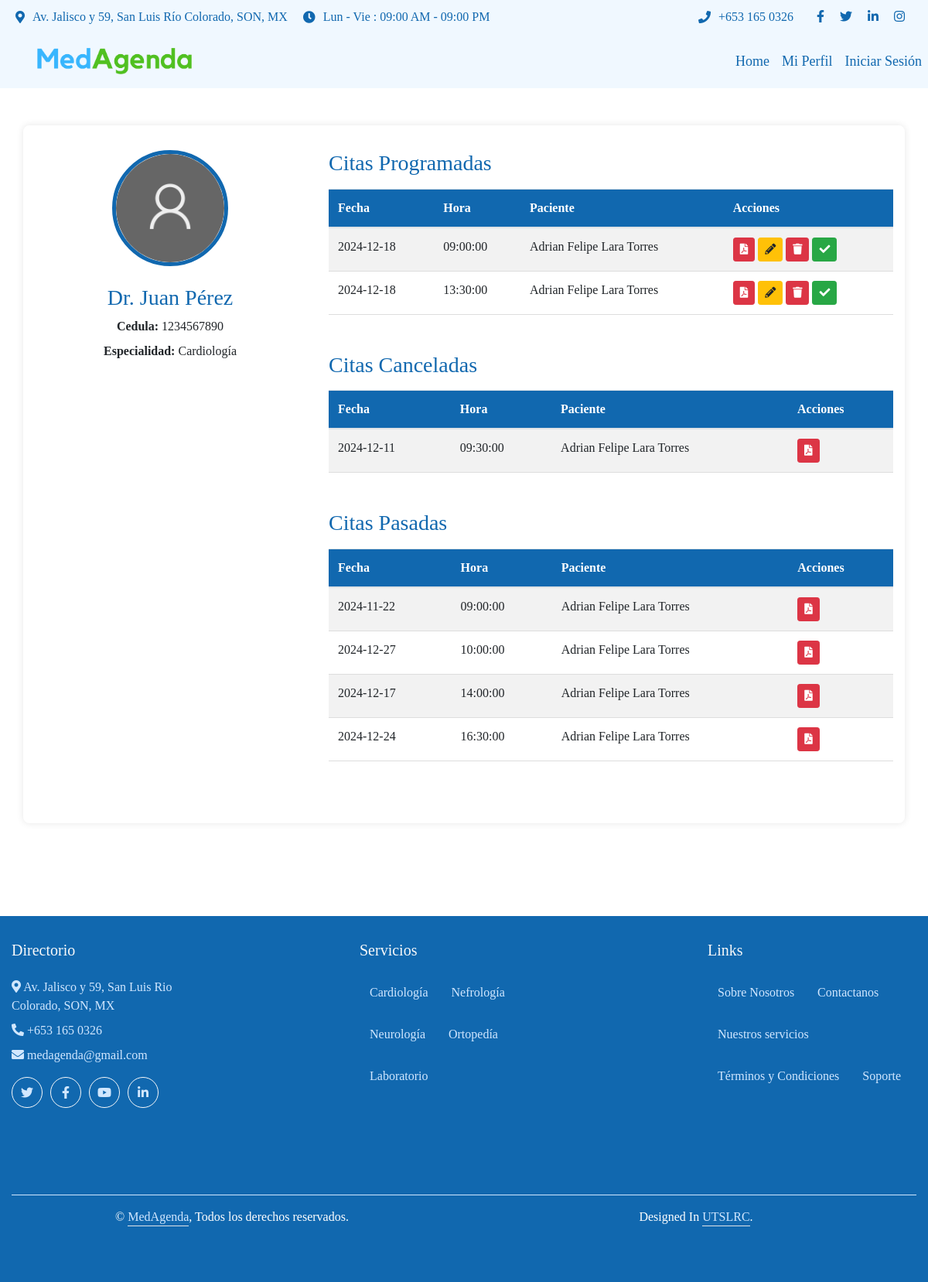
The app's page /perfil_medico.php (signed in) with its own data.
### tables this page shows
CREATE TABLE `medicos` (
  `idMedico` int(11) NOT NULL,
  `nombreMedico` varchar(70) NOT NULL,
  `cedula` varchar(30) NOT NULL,
  `especialidad` varchar(70) NOT NULL,
  `correo` varchar(70) NOT NULL,
  `contra` varchar(35) NOT NULL,
  `tipo_cuenta` enum('medico') NOT NULL DEFAULT 'medico'
);

CREATE TABLE `citas` (
  `idCita` int(11) NOT NULL,
  `fecha` date NOT NULL,
  `hora` time NOT NULL,
  `fechaCancelacion` datetime DEFAULT NULL,
  `estado` varchar(50) NOT NULL DEFAULT 'En Espera',
  `idPaciente` int(11) NOT NULL,
  `idMedico` int(11) NOT NULL
);

CREATE TABLE `pacientes` (
  `idPacientes` int(11) NOT NULL,
  `nombrePaciente` varchar(50) NOT NULL,
  `nacimiento` date NOT NULL,
  `sexo` enum('H','M') NOT NULL,
  `sangre` varchar(18) NOT NULL,
  `peso` int(5) NOT NULL,
  `estatura` int(5) NOT NULL,
  `dir` varchar(70) NOT NULL,
  `correo` varchar(70) NOT NULL,
  `contra` varchar(250) NOT NULL,
  `telefono` varchar(10) NOT NULL,
  `celular` varchar(10) NOT NULL,
  `enfermedades` varchar(90) NOT NULL,
  `alergias` varchar(90) NOT NULL,
  `detalles` varchar(150) NOT NULL,
  `inhabilitado` bit(1) NOT NULL,
  `tipo_cuenta` enum('paciente') NOT NULL DEFAULT 'paciente',
  `foto_perfil` varchar(255) DEFAULT NULL
);

### perfil_medico.php (the view, shortened to what this page needs)
<?php
include 'conexion.php';
$user_id = $_SESSION['user_id'];
$query = "SELECT * FROM medicos WHERE idMedico = ?";
$stmt = $conn->prepare($query);
$stmt->bind_param("i", $user_id);
$stmt->execute();
$result = $stmt->get_result();
$medicos = $result->fetch_assoc();
?>
<!DOCTYPE html>
<html lang="es">
<head>
    <link rel="stylesheet" href="style.css">
    <link rel="stylesheet" href="https://cdnjs.cloudflare.com/ajax/libs/font-awesome/5.15.4/css/all.min.css">
    <link rel="stylesheet" href="https://stackpath.bootstrapcdn.com/bootstrap/4.5.2/css/bootstrap.min.css">
</head>
<body>
<div class="topbar">
        <div class="left">
            <i class="fas fa-map-marker-alt"></i>
            <span>Av. Jalisco y 59, San Luis Río Colorado, SON, MX</span>
            <i class="fas fa-clock"></i>
            <span>Lun - Vie : 09:00 AM - 09:00 PM</span>
        </div>
        <div class="right">
            <i class="fas fa-phone"></i>
            <span>+653 165 0326</span>
            <a href="https://www.facebook.com/TI.UTSLRC"><i class="fab fa-facebook-f"></i></a>
            <a href="https://x.com/Tics_UTSLRC"><i class="fab fa-twitter"></i></a>
            <a href="https://mx.linkedin.com/company/universidad-tecnol%C3%B3gica-de-san-luis-r%C3%ADo-colorado"><i class="fab fa-linkedin-in"></i></a>
            <a href="https://www.instagram.com/ti_utslrc/"><i class="fab fa-instagram"></i></a>
        </div>
    </div>
    <nav class="navbar navbar-expand-lg navbar-light sticky-top p-0 wow fadeIn">
        <a href="index.php" class="navbar-brand d-flex align-items-center px-4 px-lg-5">
            <img src="img/logo.png" class="logo">
        </a>
        <div class="collapse navbar-collapse" id="navbarCollapse">
            <div class="navbar-nav ms-auto p-4 p-lg-0">
                <a href="index.php" class="nav-item nav-link active">Home</a>
                <a href="perfil.php" id="profileLink" class="nav-item nav-link">Mi Perfil</a>
                <a href="#" id="authButton" class="nav-item nav-link">Iniciar Sesión</a>
            </div>
        </div>
    </nav>
    <div class="container mt-5">
        <div class="row">
            <div class="col-lg-4 text-center">
                <div class="profile-img">
                    <img src="<?php echo $paciente['foto_perfil'] ?? 'img/default-profile.png'; ?>" alt="Foto de Perfil" class="rounded-circle img-fluid" id="profile-img">
                </div>
                <div class="personal-info mt-4">
                    <h3><?php echo $medicos['nombreMedico']; ?></h3>
                    <p><strong>Cedula:</strong> <?php echo $medicos['cedula']; ?></p>
                    <p><strong>Especialidad:</strong> <?php echo $medicos['especialidad']; ?></p>
                </div>
            </div>
            <div class="col-lg-8">
                <div class="appointments mb-5">
                    <h3>Citas Programadas</h3>
                    <table class="table table-striped">
                        <thead>
                            <tr>
                                <th>Fecha</th>
                                <th>Hora</th>
                                <th>Paciente</th>
                                <th>Acciones</th>
                            </tr>
                        </thead>
                        <tbody>
                            <?php
                            $query = "SELECT citas.idCita, citas.fecha, citas.hora, pacientes.nombrePaciente, medicos.nombreMedico, medicos.especialidad, citas.estado FROM citas JOIN medicos ON citas.idMedico = medicos.idMedico JOIN pacientes ON citas.idPaciente = pacientes.idPacientes WHERE citas.idMedico = ? AND citas.estado = 'En Espera'";
                            $stmt = $conn->prepare($query);
                            $stmt->bind_param("i", $user_id);
                            $stmt->execute();
                            $result = $stmt->get_result();
                            while ($cita = $result->fetch_assoc()) {
                                echo "<tr>";
                                echo "<td>" . $cita['fecha'] . "</td>";
                                echo "<td>" . $cita['hora'] . "</td>";
                                echo "<td>" . $cita['nombrePaciente'] . "</td>";
                                echo "<td>";
                                echo "<a href='citaspdf.php?id=" . $cita['idCita'] . "' class='btn btn-sm btn-danger'><i class='fas fa-file-pdf'></i></a> ";
                                echo "<a href='editar_cita.php?id=" . $cita['idCita'] . "' class='btn btn-sm btn-warning'><i class='fas fa-pencil-alt'></i></a> ";
                                echo "<a href='#' onclick='confirmCancel(" . $cita['idCita'] . ")' class='btn btn-sm btn-danger'><i class='fas fa-trash'></i></a>   ";
                                echo "<a href='completar_cita.php?id=" . $cita['idCita'] . "' class='btn btn-sm btn-success'><i class='fas fa-check'></i></a>";
                                echo "</td>";
                                echo "</tr>";
                            }
                            ?>
                        </tbody>
                    </table>
                </div>
                <div class="appointments mb-5">
                    <h3>Citas Canceladas</h3>
                    <table class="table table-striped">
                        <thead>
                            <tr>
                                <th>Fecha</th>
                                <th>Hora</th>
                                <th>Paciente</th>
                                <th>Acciones</th>
                            </tr>
                        </thead>
                        <tbody>
                            <?php
                            $query = "SELECT citas.idCita, citas.fecha, citas.hora, pacientes.nombrePaciente, medicos.nombreMedico, medicos.especialidad, citas.estado FROM citas JOIN medicos ON citas.idMedico = medicos.idMedico JOIN pacientes ON citas.idPaciente = pacientes.idPacientes WHERE citas.idMedico = ? AND citas.estado = 'Cancelada'";
                            $stmt = $conn->prepare($query);
                            $stmt->bind_param("i", $user_id);
                            $stmt->execute();
                            $result = $stmt->get_result();
                            while ($cita = $result->fetch_assoc()) {
                                echo "<tr>";
                                echo "<td>" . $cita['fecha'] . "</td>";
                                echo "<td>" . $cita['hora'] . "</td>";
                                echo "<td>" . $cita['nombrePaciente'] . "</td>";
                                echo "<td>";
                                echo "<a href='citaspdf.php?id=" . $cita['idCita'] . "' class='btn btn-sm btn-danger'><i class='fas fa-file-pdf'></i></a> ";
                                echo "</td>";
                                echo "</tr>";
                            }
                            ?>
                        </tbody>
                    </table>
                </div>
                <div class="appointments mb-5">
                    <h3>Citas Pasadas</h3>
                    <table class="table table-striped">
                        <thead>
                            <tr>
                                <th>Fecha</th>
                                <th>Hora</th>
                                <th>Paciente</th>
                                <th>Acciones</th>
                            </tr>
                        </thead>
                        <tbody>
                            <?php
                            $query = "SELECT citas.idCita, citas.fecha, citas.hora, pacientes.nombrePaciente, medicos.nombreMedico, medicos.especialidad, citas.estado FROM citas JOIN medicos ON citas.idMedico = medicos.idMedico JOIN pacientes ON citas.idPaciente = pacientes.idPacientes WHERE citas.idMedico = ? AND citas.estado = 'Completada'";
                            $stmt = $conn->prepare($query);
                            $stmt->bind_param("i", $user_id);
                            $stmt->execute();
                            $result = $stmt->get_result();
                            while ($cita = $result->fetch_assoc()) {
                                echo "<tr>";
                                echo "<td>" . $cita['fecha'] . "</td>";
                                echo "<td>" . $cita['hora'] . "</td>";
                                echo "<td>" . $cita['nombrePaciente'] . "</td>";
                                echo "<td>";
                                echo "<a href='citaspdf.php?id=" . $cita['idCita'] . "' class='btn btn-sm btn-danger'><i class='fas fa-file-pdf'></i></a> ";
                                echo "</td>";
                                echo "</tr>";
                            }
                            ?>
                        </tbody>
                    </table>
                </div>
            </div>
        </div>
    </div></div>
</body>
<br><br><br><br><br>
<footer>
<div class="container-fluid text-light footer">
        <div class="footer">
            <div class="row g-5">
                <div class="col-lg-3 col-md-6">
                    <h5 class="text-light mb-4">Directorio</h5>
                    <p class="mb-2"><i class="fa fa-map-marker-alt me-3"></i>       Av. Jalisco y 59, San Luis Rio Colorado, SON, MX</p>
                    <p class="mb-2"><i class="fa fa-phone-alt me-3"></i>        +653 165 0326</p>
                    <p class="mb-2"><i class="fa fa-envelope me-3"></i>     medagenda@gmail.com</p>
                    <div class="d-flex pt-2">
                        <a class="btn btn-outline-light btn-social rounded-circle" href="https://www.facebook.com/TI.UTSLRC"><i class="fab fa-twitter"></i></a>
                        <a class="btn btn-outline-light btn-social rounded-circle" href="https://x.com/Tics_UTSLRC"><i class="fab fa-facebook-f"></i></a>
                        <a class="btn btn-outline-light btn-social rounded-circle" href="https://mx.linkedin.com/company/universidad-tecnol%C3%B3gica-de-san-luis-r%C3%ADo-colorado"><i class="fab fa-youtube"></i></a>
                        <a class="btn btn-outline-light btn-social rounded-circle" href="https://www.instagram.com/ti_utslrc/"><i class="fab fa-linkedin-in"></i></a>
                    </div>
                </div>
                <div class="col-lg-3 col-md-6">
                    <h5 class="text-light mb-4">Servicios</h5>
                    <a class="btn btn-link" href="">Cardiología</a>
                    <a class="btn btn-link" href="">Nefrología</a>
                    <a class="btn btn-link" href="">Neurología</a>
                    <a class="btn btn-link" href="">Ortopedía</a>
                    <a class="btn btn-link" href="">Laboratorio</a>
                </div>
                <div class="col-lg-3 col-md-6">
                    <h5 class="text-light mb-4">Links</h5>
                    <a class="btn btn-link" href="">Sobre Nosotros</a>
                    <a class="btn btn-link" href="">Contactanos</a>
                    <a class="btn btn-link" href="">Nuestros servicios</a>
                    <a class="btn btn-link" href="">Términos y Condiciones</a>
                    <a class="btn btn-link" href="">Soporte</a>
                </div>
            </div>
        </div>
        <div class="footer">
            <div class="copyright">
                <div class="row">
                    <div class="col-md-6 text-center text-md-start mb-3 mb-md-0">
                        &copy; <a class="border-bottom" href="#">MedAgenda</a>, Todos los derechos reservados.
                    </div>
                    <div class="col-md-6 text-center text-md-end">
                        Designed In <a class="border-bottom" href="https://www.utslrc.edu.mx/">UTSLRC</a>.
                    </div>
                </div>
            </div>
        </div>
    </div>
</footer>
</html>

### style.css (style rules this page uses)
* { margin: 0; font-family: Lexend; }
.topbar { background-color: aliceblue; color: #1168AF; padding: 10px 20px; display: flex; justify-content: space-between; align-items: center; }
.topbar .left, .topbar .right { display: flex; align-items: center; }
.topbar .left i, .topbar .right i { margin-right: 10px; }
.topbar .left span { margin-right: 20px; }
.topbar .right a { color: #1168AF; text-decoration: none; margin-left: 10px; }
.topbar .right span { margin-right: 20px; }
.logo { height: auto; width: 200px; }
.navbar { background-color: aliceblue; }
.navbar .navbar-brand { height: 70px; }
.navbar .navbar-nav { margin-left: auto; }
.navbar .navbar-nav .nav-link { color: #1168AF !important; font-weight: 500; font-size: 18px; }
.footer { background-color: #1168AF ; color: #ffffff; padding-top: 1rem; padding-bottom: 1.5rem; }
.footer h5 { color: #ffffff; margin-bottom: 1.5rem; }
.footer p, .footer a { color: #d1e7ff; margin-bottom: 1rem; }
.footer .btn-social { display: inline-flex; align-items: center; justify-content: center; width: 40px; height: 40px; border-radius: 50%; margin-right: 10px; transition: all 0.3s ease-in-out; }
.footer .copyright { border-top: 1px solid #d1e7ff; padding-top: 1rem; margin-top: 2rem; }
.footer .border-bottom { border-bottom: 1px solid #d1e7ff; padding-bottom: 0.2rem; transition: all 0.3s ease-in-out; }
.footer .row.g-5 { display: flex; flex-wrap: wrap; justify-content: space-between; }
.footer .col-lg-3, .footer .col-md-6 { flex: 1; min-width: 200px; margin-bottom: 1.5rem; }
body { margin: 0; background-color: #f8f9fa; }
.container { background-color: #ffffff; padding: 2rem; border-radius: 0.5rem; box-shadow: 0 0 10px rgba(0, 0, 0, 0.1); }
.profile-img img { width: 150px; height: 150px; object-fit: cover; border: 5px solid #1168AF; }
.personal-info h3 { color: #1168AF; }
.personal-info p { margin: 0.5rem 0; }
.appointments h3 { color: #1168AF; margin-bottom: 1rem; }
.appointments table { width: 100%; border-collapse: collapse; }
.appointments th, .appointments td { padding: 0.75rem; text-align: left; border-bottom: 1px solid #dddddd; }
.appointments th { background-color: #1168AF; color: #ffffff; }

### records on screen
medicos: nombreMedico "Dr. Juan Pérez", cedula "1234567890", especialidad "Cardiología"
citas: fecha "2024-12-18", hora "09:00:00", idPaciente.nombrePaciente "Adrian Felipe Lara Torres"
citas: fecha "2024-12-18", hora "13:30:00", idPaciente.nombrePaciente "Adrian Felipe Lara Torres"
citas: fecha "2024-12-11", hora "09:30:00", idPaciente.nombrePaciente "Adrian Felipe Lara Torres"
citas: fecha "2024-11-22", hora "09:00:00", idPaciente.nombrePaciente "Adrian Felipe Lara Torres"
citas: fecha "2024-12-27", hora "10:00:00", idPaciente.nombrePaciente "Adrian Felipe Lara Torres"
citas: fecha "2024-12-17", hora "14:00:00", idPaciente.nombrePaciente "Adrian Felipe Lara Torres"
citas: fecha "2024-12-24", hora "16:30:00", idPaciente.nombrePaciente "Adrian Felipe Lara Torres"
